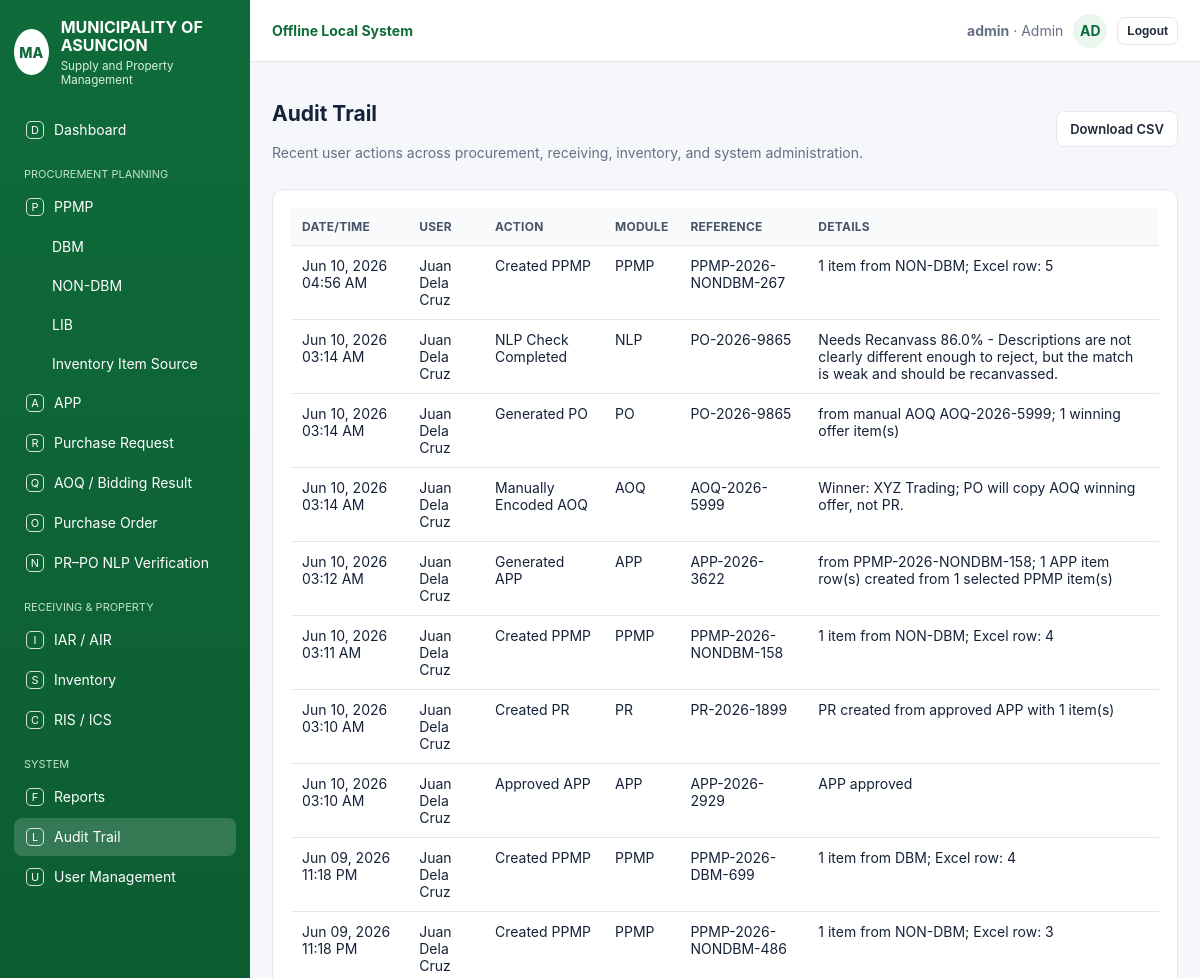
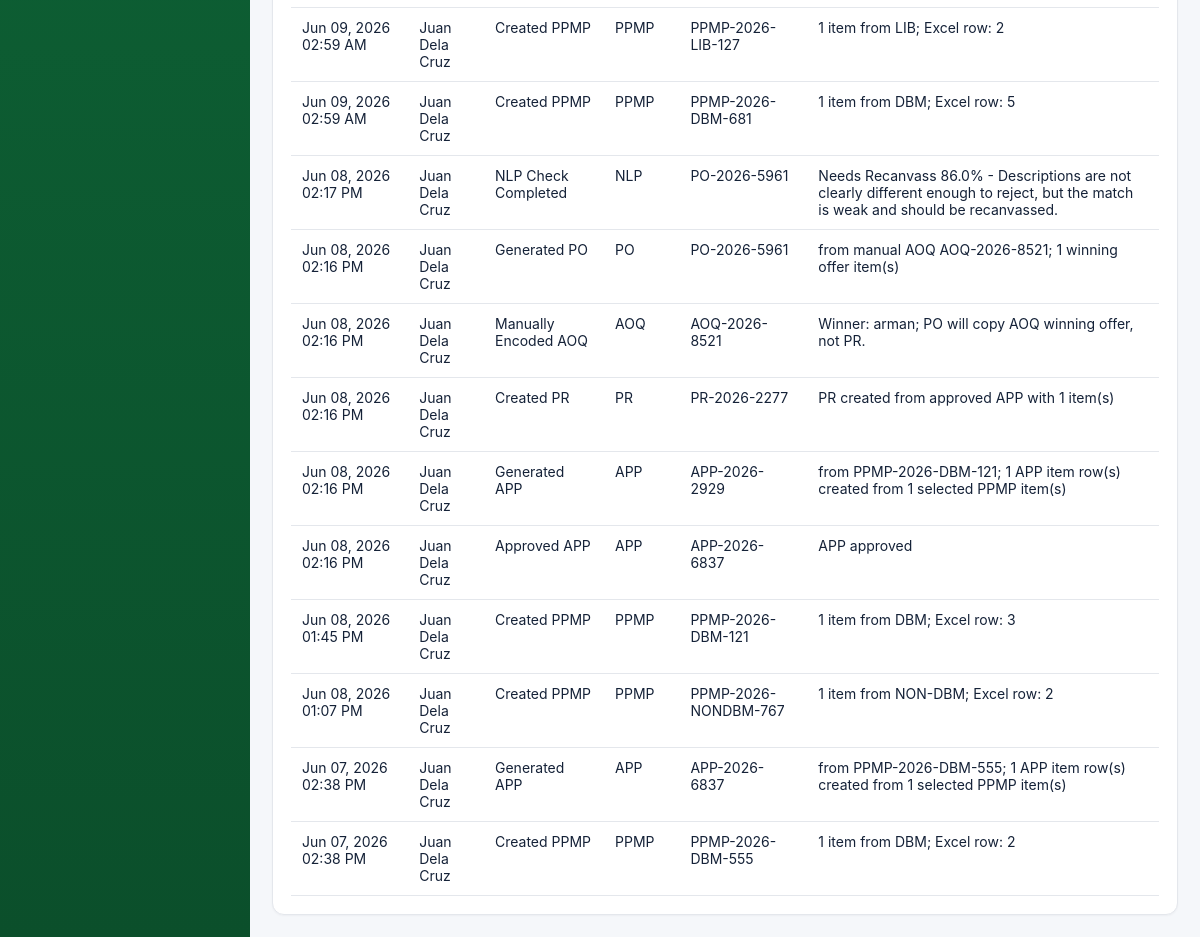
The app's page /audit (signed in) with its own data (2 pictures, top to bottom).
### tables this page shows
CREATE TABLE audit_trail(id integer primary key, dt text, user text, action text, module text, ref text, details text);

### app.py (the view)
@app.route('/audit')
def audit():
    rows = q('select * from audit_trail order by id desc limit 500')
    return render_template('audit.html', active='audit', rows=rows, title='Audit Trail')

### app.py (called while the page is built)
def conn():
    con = sqlite3.connect(DB_PATH)
    con.row_factory = sqlite3.Row
    return con

def q(sql, params=(), one=False):
    con = conn(); cur = con.execute(sql, params); rows = cur.fetchall(); con.close(); return rows[0] if one and rows else rows

@app.before_request
def ensure():
    global _DATABASE_READY
    if not _DATABASE_READY:
        init_db()
        _DATABASE_READY = True
    allowed = {'login', 'static'}
    if request.endpoint in allowed:
        return None
    if not session.get('logged_in'):
        return redirect(url_for('login'))
    return None

@app.after_request
def add_no_cache_headers(response):
    response.headers['Cache-Control'] = 'no-store, no-cache, must-revalidate, max-age=0'
    response.headers['Pragma'] = 'no-cache'
    response.headers['Expires'] = '0'
    return response

### templates/audit.html
{% extends 'base.html' %}
{% block content %}
<div class="toolbar"><div><h2>Audit Trail</h2><p class="muted">Recent user actions across procurement, receiving, inventory, and system administration.</p></div><a class="btn" href="{{url_for('report_export',report_type='audit')}}">Download CSV</a></div>
<div class="card"><div class="table-scroll"><table class="table"><tr><th>Date/Time</th><th>User</th><th>Action</th><th>Module</th><th>Reference</th><th>Details</th></tr>{% for r in rows %}<tr><td>{{r.dt}}</td><td>{{r.user}}</td><td>{{r.action}}</td><td>{{r.module}}</td><td>{{r.ref}}</td><td>{{r.details}}</td></tr>{% else %}<tr><td colspan="6" class="center muted">No audit records yet.</td></tr>{% endfor %}</table></div></div>
{% endblock %}

### static/css/style.css (style rules this page uses)
:root { --green: #0f6b3a; --green2: #0b4f2b; --green3: #e9f7ef; --line: #e4e7ec; --muted: #667085; --text: #152238; --bg: #f5f7fa; --red: #dc3545; --orange: #f59e0b; --blue: #2563eb; --purple: #6d28d9 }
* { box-sizing: border-box }
body { margin: 0; font-family: Inter, Segoe UI, Arial, sans-serif; background: var(--bg); color: var(--text); font-size: 14px }
.card { background: #fff; border: 1px solid var(--line); border-radius: 12px; box-shadow: 0 1px 2px rgba(16, 24, 40, .04); padding: 18px }
.muted { color: var(--muted) }
.btn { display: inline-flex; align-items: center; gap: 8px; border: 1px solid var(--line); border-radius: 8px; background: #fff; color: #1f2937; padding: 9px 13px; text-decoration: none; cursor: pointer; font-weight: 600; font-size: 13px }
.toolbar { display: flex; align-items: center; justify-content: space-between; gap: 12px; margin-bottom: 14px }
.table { width: 100%; border-collapse: collapse; background: #fff }
.table th, .table td { border-bottom: 1px solid var(--line); padding: 11px; text-align: left; vertical-align: top }
.table th { font-size: 12px; text-transform: uppercase; letter-spacing: .02em; color: #475467; background: #f9fafb }
.table-scroll { overflow: auto; width: 100% }

### records on screen
audit_trail: dt "Jun 10, 2026 04:56 AM", user "Juan Dela Cruz", action "Created PPMP", module "PPMP", ref "PPMP-2026-NONDBM-267", details "1 item from NON-DBM; Excel row: 5"
audit_trail: dt "Jun 10, 2026 03:14 AM", user "Juan Dela Cruz", action "NLP Check Completed", module "NLP", ref "PO-2026-9865", details "Needs Recanvass 86.0% - Descriptions are not clearly different enough to reject, but the match is weak and should be recanvassed."
audit_trail: dt "Jun 10, 2026 03:14 AM", user "Juan Dela Cruz", action "Generated PO", module "PO", ref "PO-2026-9865", details "from manual AOQ AOQ-2026-5999; 1 winning offer item(s)"
audit_trail: dt "Jun 10, 2026 03:14 AM", user "Juan Dela Cruz", action "Manually Encoded AOQ", module "AOQ", ref "AOQ-2026-5999", details "Winner: XYZ Trading; PO will copy AOQ winning offer, not PR."
audit_trail: dt "Jun 10, 2026 03:12 AM", user "Juan Dela Cruz", action "Generated APP", module "APP", ref "APP-2026-3622", details "from PPMP-2026-NONDBM-158; 1 APP item row(s) created from 1 selected PPMP item(s)"
audit_trail: dt "Jun 10, 2026 03:11 AM", user "Juan Dela Cruz", action "Created PPMP", module "PPMP", ref "PPMP-2026-NONDBM-158", details "1 item from NON-DBM; Excel row: 4"
audit_trail: dt "Jun 10, 2026 03:10 AM", user "Juan Dela Cruz", action "Created PR", module "PR", ref "PR-2026-1899", details "PR created from approved APP with 1 item(s)"
audit_trail: dt "Jun 10, 2026 03:10 AM", user "Juan Dela Cruz", action "Approved APP", module "APP", ref "APP-2026-2929", details "APP approved"
audit_trail: dt "Jun 09, 2026 11:18 PM", user "Juan Dela Cruz", action "Created PPMP", module "PPMP", ref "PPMP-2026-DBM-699", details "1 item from DBM; Excel row: 4"
audit_trail: dt "Jun 09, 2026 11:18 PM", user "Juan Dela Cruz", action "Created PPMP", module "PPMP", ref "PPMP-2026-NONDBM-486", details "1 item from NON-DBM; Excel row: 3"
audit_trail: dt "Jun 09, 2026 02:59 AM", user "Juan Dela Cruz", action "Created PPMP", module "PPMP", ref "PPMP-2026-LIB-127", details "1 item from LIB; Excel row: 2"
audit_trail: dt "Jun 09, 2026 02:59 AM", user "Juan Dela Cruz", action "Created PPMP", module "PPMP", ref "PPMP-2026-DBM-681", details "1 item from DBM; Excel row: 5"
audit_trail: dt "Jun 08, 2026 02:17 PM", user "Juan Dela Cruz", action "NLP Check Completed", module "NLP", ref "PO-2026-5961", details "Needs Recanvass 86.0% - Descriptions are not clearly different enough to reject, but the match is weak and should be recanvassed."
audit_trail: dt "Jun 08, 2026 02:16 PM", user "Juan Dela Cruz", action "Generated PO", module "PO", ref "PO-2026-5961", details "from manual AOQ AOQ-2026-8521; 1 winning offer item(s)"
audit_trail: dt "Jun 08, 2026 02:16 PM", user "Juan Dela Cruz", action "Manually Encoded AOQ", module "AOQ", ref "AOQ-2026-8521", details "Winner: arman; PO will copy AOQ winning offer, not PR."
audit_trail: dt "Jun 08, 2026 02:16 PM", user "Juan Dela Cruz", action "Created PR", module "PR", ref "PR-2026-2277", details "PR created from approved APP with 1 item(s)"
audit_trail: dt "Jun 08, 2026 02:16 PM", user "Juan Dela Cruz", action "Generated APP", module "APP", ref "APP-2026-2929", details "from PPMP-2026-DBM-121; 1 APP item row(s) created from 1 selected PPMP item(s)"
audit_trail: dt "Jun 08, 2026 02:16 PM", user "Juan Dela Cruz", action "Approved APP", module "APP", ref "APP-2026-6837", details "APP approved"
audit_trail: dt "Jun 08, 2026 01:45 PM", user "Juan Dela Cruz", action "Created PPMP", module "PPMP", ref "PPMP-2026-DBM-121", details "1 item from DBM; Excel row: 3"
audit_trail: dt "Jun 08, 2026 01:07 PM", user "Juan Dela Cruz", action "Created PPMP", module "PPMP", ref "PPMP-2026-NONDBM-767", details "1 item from NON-DBM; Excel row: 2"
audit_trail: dt "Jun 07, 2026 02:38 PM", user "Juan Dela Cruz", action "Generated APP", module "APP", ref "APP-2026-6837", details "from PPMP-2026-DBM-555; 1 APP item row(s) created from 1 selected PPMP item(s)"
audit_trail: dt "Jun 07, 2026 02:38 PM", user "Juan Dela Cruz", action "Created PPMP", module "PPMP", ref "PPMP-2026-DBM-555", details "1 item from DBM; Excel row: 2"

### other values on screen
{{ session.get('username','admin') }} "admin"
{{ session.get('role','Staff') }} "Admin"
{{ session.get('username','A')[:2]|upper }} "AD"
